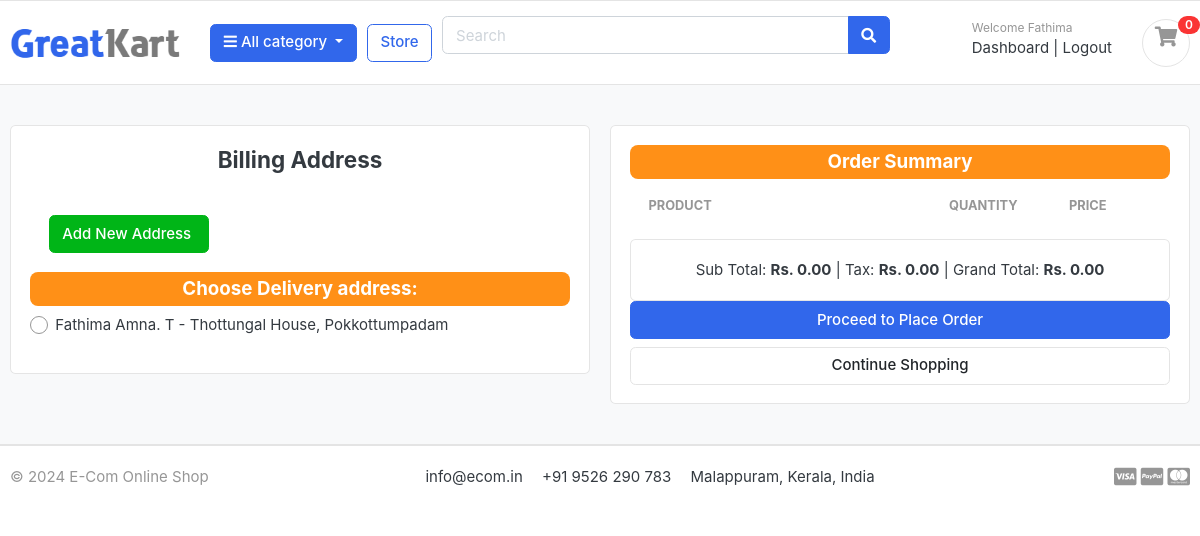
/cart/checkout/ (signed in), run on the app's committed database.
### accounts/models.py (models this page shows, shortened)
class Account(AbstractBaseUser):
    first_name = models.CharField(max_length=50)
    last_name = models.CharField(max_length=50)
    email = models.EmailField(max_length=100, unique=True)
    phone_number = models.CharField(max_length=12, unique=True, default='')
    wallet = models.FloatField(null=True, default=0.0)
    date_joined = models.DateTimeField(auto_now_add=True)
    last_login = models.DateTimeField(auto_now_add=True)
    is_admin = models.BooleanField(default=False)
    is_staff = models.BooleanField(default=False)
    is_active = models.BooleanField(default=True)
    is_superadmin = models.BooleanField(default=False)
    USERNAME_FIELD = 'email'
    REQUIRED_FIELDS = ['first_name', 'last_name', 'phone_number']
    objects = MyAccountManager()
    class Meta:
        verbose_name = 'account'
        verbose_name_plural = 'accounts'

class Address(models.Model):
    user = models.ForeignKey(Account, on_delete=models.CASCADE)
    full_name = models.CharField(max_length=20, default='')
    phone_number = models.CharField(max_length=15)
    address_line_1 = models.CharField(max_length=100)
    address_line_2 = models.CharField(blank=True, max_length=100)
    city = models.CharField(max_length=20)
    state = models.CharField(max_length=20)
    country = models.CharField(max_length=20)
    zipcode = models.CharField(max_length=6)

### carts/views.py (the view, shortened to what this page needs)
# urls.py: path('checkout/', views.checkout, name='checkout'),
@login_required(login_url='login_user')
def checkout(request, total=0, quantity=0, cart_items=None):
    try:
        tax = 0
        grand_total = 0
        if request.user.is_authenticated:
            cart_items = CartItem.objects.filter(user=request.user, is_active=True)
        else:
            cart = Cart.objects.get(cart_id=_cart_id(request))
            cart_items = CartItem.objects.filter(cart=cart, is_active=True)
        total_discount = 0
        net_total = total + total_discount
        tax = (2 * total)/100
        grand_total = total + tax
    except ObjectDoesNotExist:
        pass
    current_user = request.user
    user_addresses = Address.objects.filter(user=current_user)
    context = {
        'net_total': net_total,
        'total': total,
        'total_discount': total_discount,
        'quantity': quantity,
        'cart_items': cart_items,
        'tax': tax,
        'grand_total': grand_total,
        'user_addresses': user_addresses,
    }
    return render(request, 'store/checkout.html', context)

### carts/context_processors.py (called while the page is built)
def counter(request):
    cart_count = 0
    if 'admin' in request.path:
        return {}
    else:
        try:
            cart = Cart.objects.filter(cart_id = _cart_id(request))
            if request.user.is_authenticated:
                cart_items = CartItem.objects.all().filter(user=request.user)
            else:
                cart_items = CartItem.objects.all().filter(cart=cart[:1])
            for cart_item in cart_items:
                cart_count += cart_item.quantity
        except Cart.DoesNotExist:
            cart_count = 0
    return dict(cart_count=cart_count)

### carts/views.py (called while the page is built)
def _cart_id(request):
    cart = request.session.session_key
    if not cart:
        cart = request.session.create()
    return cart

### category/context_processors.py (called while the page is built)
def menu_links(request):
    links = Category.objects.all()
    return dict(links=links)

### category/models.py (called while the page is built)
    def get_url(self):
        return reverse('products_by_category', args=[self.slug])

### templates/store/checkout.html (shortened to what this page needs)
{% extends 'base.html' %}
{% load static %}
{% block content %}
<section class="section-content padding-y bg">
    <div class="container">
        <div class="row">
            <aside class="col-lg-6">
                <div class="card">
                    <div class="card-body">
                        <h4 class="card-title mb-4 text-center">Billing Address</h4>
                        <div class="card-body">
                            <a href="{% url 'orders:add_address_checkout' %}" class="btn btn-success"> Add New Address </a>
                        </div>
                        <form action="{% url 'orders:place_order' %}" method="POST">
                            <div class="row form-group">
                                <div class="col-md-12">
                                    <h5 class="text-center text-white bg-warning" style="border-radius: 8px; padding: 5px;">Choose Delivery address:</h5>
                                    <div class="custom-control custom-radio">
                                        {% for address in user_addresses %}
                                            <div>
                                                <label class="custom-control-label" for="address{{ address.id }}">
                                                {{ address.full_name }} - {{ address.address_line_1 }}, {{ address.city }}
                                            </label>
                                            </div>
                                        {% endfor %}
                                    </div>
                                </div>
                            </div>
                    </div>
                </div>
            </aside>
            <aside class="col-lg-6">
                <div class="card">
                    <div class="card-body">
                        <h5 class="text-center text-white bg-warning" style="border-radius: 8px; padding: 5px;"> Order Summary </h5>
                        <table class="table table-borderless table-shopping-cart">
                            <thead class="text-muted">
                            <tr class="small text-uppercase">
                                <th scope="col">Product</th>
                                <th scope="col" width="120">Quantity</th>
                                <th scope="col" width="120">Price</th>
                            </tr>
                            </thead>
                        </table>
                            <div class="card col-md-12">
                                <div class="card-body text-center">
                                    <span>Sub Total:</span>
                                    <span class="text-right"><strong>Rs. {{ total | floatformat:2 }}</strong> | </span>
                                    <span>Tax:</span>
                                    <span class="text-right"><strong>Rs. {{ tax | floatformat:2 }}</strong> | </span>
                                    <span>Grand Total:</span>
                                    <span class="text-right"><strong>Rs. {{ grand_total | floatformat:2 }}</strong></span>
                                </div>
                            </div>
                        <button type="submit" name="submit" class="btn btn-primary btn-block">Proceed to Place Order</button>
                        <a href="{% url 'store' %}" class="btn btn-light btn-block">Continue Shopping</a>
                    </div>
                </div>
            </aside>
        </div>
    </div>
</section>
{% endblock %}

### templates/includes/navbar.html (shortened to what this page needs)
{% load static %}
<header class="section-header">
    <section class="header-main border-bottom">
        <div class="container">
            <div class="row align-items-center">
                <div class="col-lg-2 col-md-3 col-6">
                    <a href="{% url 'home' %}" class="brand-wrap">
                        <img class="logo" src="{% static './images/logo.png' %}">
                    </a>
                </div>
                <div class="col-lg col-sm col-md col-6 flex-grow-0">
                    <div class="category-wrap dropdown d-inline-block float-right">
                        <button type="button" class="btn btn-primary dropdown-toggle" data-toggle="dropdown">
                            <i class="fa fa-bars"></i> All category
                        </button>
                    </div>
                </div>
                <a href="{% url 'store' %}" class="btn btn-outline-primary">Store</a>
                <div class="col-lg  col-md-6 col-sm-12 col">
                    <form action="{% url 'search' %}" class="search" method="GET">
                        <div class="input-group w-100">
                            <input type="text" class="form-control" style="width:60%;" placeholder="Search" name="keyword">
                            <div class="input-group-append">
                                <button class="btn btn-primary" type="submit">
                                    <i class="fa fa-search"></i>
                                </button>
                            </div>
                        </div>
                    </form>
                </div>
                <div class="col-lg-3 col-sm-6 col-8 order-2 order-lg-3">
                    <div class="d-flex justify-content-end mb-3 mb-lg-0">
                        {% if user.id %}
                        <div class="widget-header">
                            <small class="title text-muted">Welcome {{ user.first_name }} </small>
                            <div>
                                <a href="{% url 'dashboard' %}">Dashboard</a> <span class="dark-transp"> | </span>
                                <a href="{% url 'logout_user' %}">Logout</a>
                            </div>
                        </div>
                        {% endif %}
                        <a href="{% url 'cart' %}" class="widget-header pl-3 ml-3">
                            <div class="icon icon-sm rounded-circle border"><i class="fa fa-shopping-cart pt-2"></i>
                            </div>
                            <span class="badge badge-pill badge-danger notify">{{ cart_count }}</span>
                        </a>
                    </div>
                </div>
            </div>
        </div>
    </section>
</header>

### static/css/ui.css (style rules this page uses)
html { font-family: "Inter", sans-serif; font-size: 15px; }
.icon-xs, .icon-sm, .icon-md, .icon-lg { display: inline-block; text-align: center; flex-shrink: 0; flex-grow: 0; }
.icon-sm { width: 48px; height: 48px; line-height: 48px !important; font-size: 20px; }
.padding-y { padding-top: 40px; padding-bottom: 40px; }
article:after, .form-group:after { display: block; clear: both; content: ""; }
.bg { background-color: #f8f9fa; }
.header-main { position: relative; padding-top: 1rem; padding-bottom: 1rem; }
.brand-wrap .logo, .navbar-brand .logo { margin-right: 7px; max-height: 42px; display: inline-block; }
.widget-header { display: inline-block; vertical-align: middle; position: relative; }
.widget-header a { color: #343a40; }
.widget-header i { color: #969696; }
.widget-header .title { display: block; }
.widget-header .notify { position: absolute; top: -3px; right: -10px; }
.btn-light { background-color: #fff; border-color: #e4e4e4; }
.notify { position: absolute; top: -4px; right: -10px; display: inline-block; padding: 0.25em 0.6em; font-size: 12px; line-height: 1; text-align: center; border-radius: 3rem; color: #fff; background-color: #fa3434; }
.table-shopping-cart.table td, .table-shopping-cart.table th { padding-left: 1.25rem; padding-right: 1.25rem; }

### data on the page
Account: first_name "Fathima"
Address: full_name "Fathima Amna. T", address_line_1 "Thottungal House", city "Pokkottumpadam"

### other printed values
{{ cart_count }} "0"
{{ total | floatformat:2 }} "0.00"
{{ tax | floatformat:2 }} "0.00"
{{ grand_total | floatformat:2 }} "0.00"
